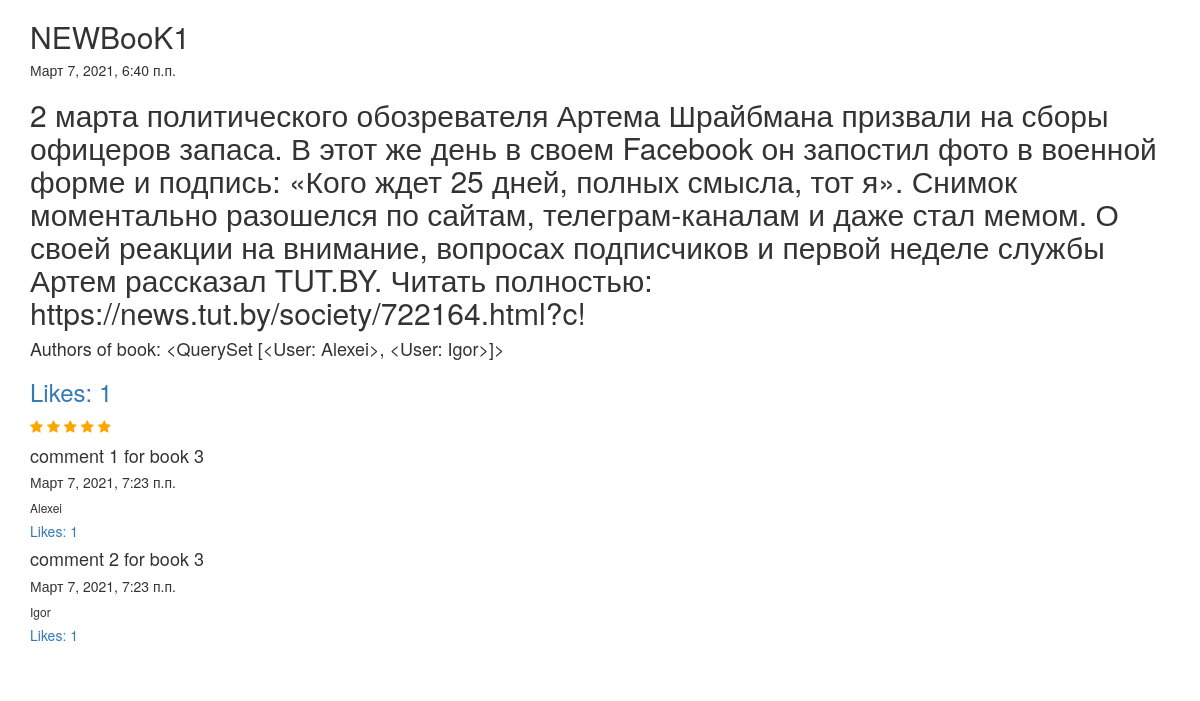
/shop/book_view_detail/3/, run on the app's committed database.
### manager/models.py (models this page shows, shortened)
class Book(models.Model):
    class Meta:
        verbose_name = "Книга"
        verbose_name_plural = "Книги"
    title = models.CharField(
        max_length=50,
        verbose_name="название",
        help_text="ну эт тип погоняло"
        )
    date = models.DateTimeField(auto_now_add=True, null=True)
    text = models.TextField(null=True)
    authors = models.ManyToManyField(User, related_name="books")
    likes = models.PositiveIntegerField(default=0)
    users_like = models.ManyToManyField(User, through="manager.LikeBookUser", related_name="Liked_books")

class Comment(models.Model):
    text = models.TextField()
    date = models.DateTimeField(auto_now_add=True)
    book = models.ForeignKey(Book, on_delete=models.CASCADE, related_name="comments")
    author = models.ForeignKey(User, on_delete=models.CASCADE, null=True, blank=True)
    users_like = models.ManyToManyField(
        User,
        through="manager.LikeCommentUser",
        related_name="liked_comment"
    )

### manager/views.py (the view)
# urls.py: path('book_view_detail/<int:id>/', BookDetail.as_view(), name="book-detail"),
class BookDetail(View):
    def get(self, request, id):
        comment_query = Comment.objects.all().annotate(count_like=Count("users_like")).select_related('author')
        comments = Prefetch("comments", comment_query)
        book = Book.objects.prefetch_related('authors', comments).get(id=id)
        return render(request, "book_detail.html", {"book": book, "rate": 2})

### manager/templates/book_detail.html
{% extends 'main_template.html' %}
{% block detail %}
<h2>{{ book.title }}</h2>
<h5>{{ book.date }}</h5>
<h2>{{ book.text }}</h2>
<h4>Authors of book: {{ book.authors.all }}</h4>
<a href="{% url 'add-like' id=book.id %}"><h3>Likes: {{ book.likes }}</h3></a>
{% for i in "12345" %}
    {% if rate < i %}
        <a href="{% url 'add-rate' id=book.id rate=i%}">
            <span class="fa fa-star"></span>
        </a>
    {% else %}
        <a href="{% url 'add-rate' id=book.id rate=i%}">
            <span class="fa fa-star checked"></span>
        </a>
    {% endif %}
{% endfor %}
{% for comment in book.comments.all %}
    <h4>{{ comment.text }}</h4>
    <h5>{{ comment.date }}</h5>
    <h6>{{ comment.author }}</h6>
    <a href="{% url 'add-like-to-comment' id=comment.id %}">
        <h5>Likes: {{ comment.count_like}}</h5>
    </a>
{% endfor %}
<br>
{% endblock %}

### manager/templates/main_template.html (style rules this page uses)
.checked { color: orange; }

### data on the page
Book: title "NEWBooK1", date "Март 7, 2021, 6:40 п.п.", text "2 марта политического обозревателя Артема Шрайбмана призвали на сборы офицеров запаса. В этот же день в своем Facebook он запостил фото в военной форме и подпись: «Кого ждет 25 дней, полных смысла, тот я». Снимок моментально разошелся по сайтам, телеграм-каналам и даже стал мемом. О своей реакции на внимание, вопросах подписчиков и первой неделе службы Артем рассказал TUT.BY. Читать полностью: https://news.tut.by/society/722164.html?c!", authors.all "<QuerySet [<User: Alexei>, <User: Igor>]>", likes "1"
Comment: text "comment 1 for book 3", date "Март 7, 2021, 7:23 п.п.", author "Alexei", count_like "1"
Comment: text "comment 2 for book 3", date "Март 7, 2021, 7:23 п.п.", author "Igor", count_like "1"
